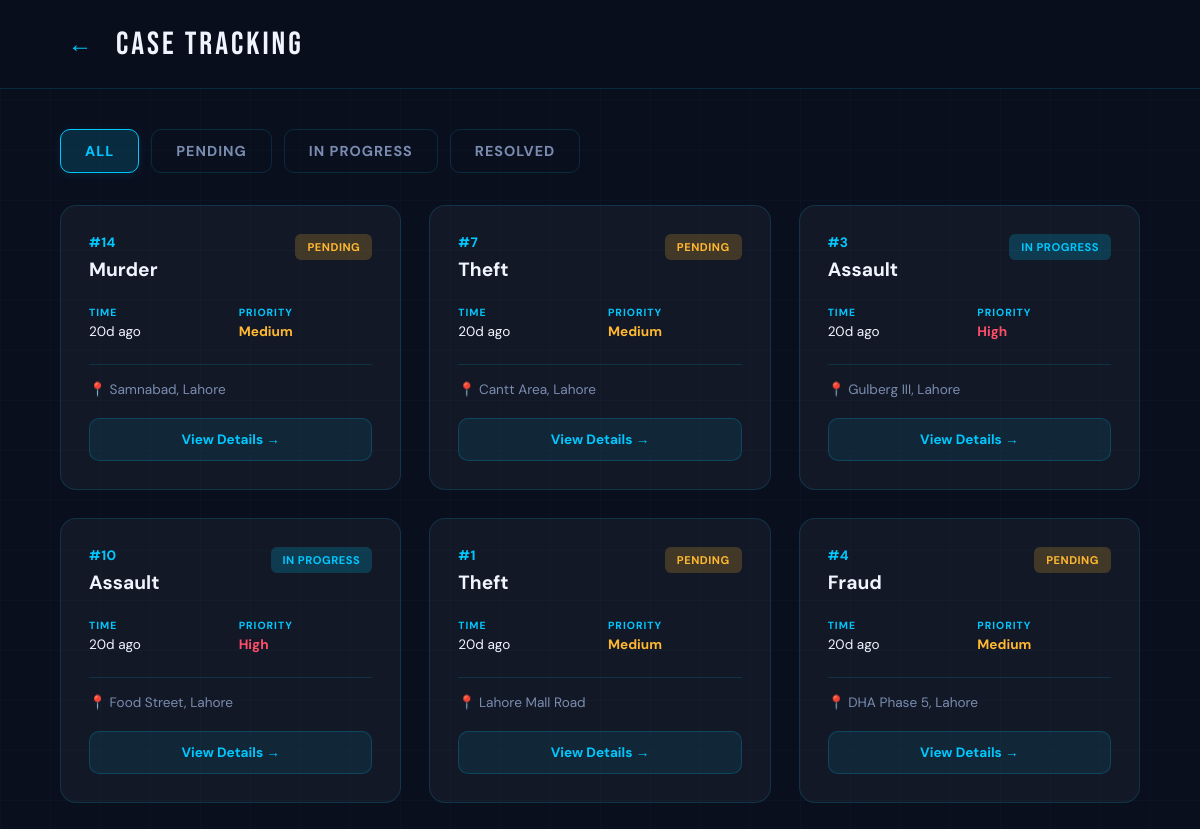
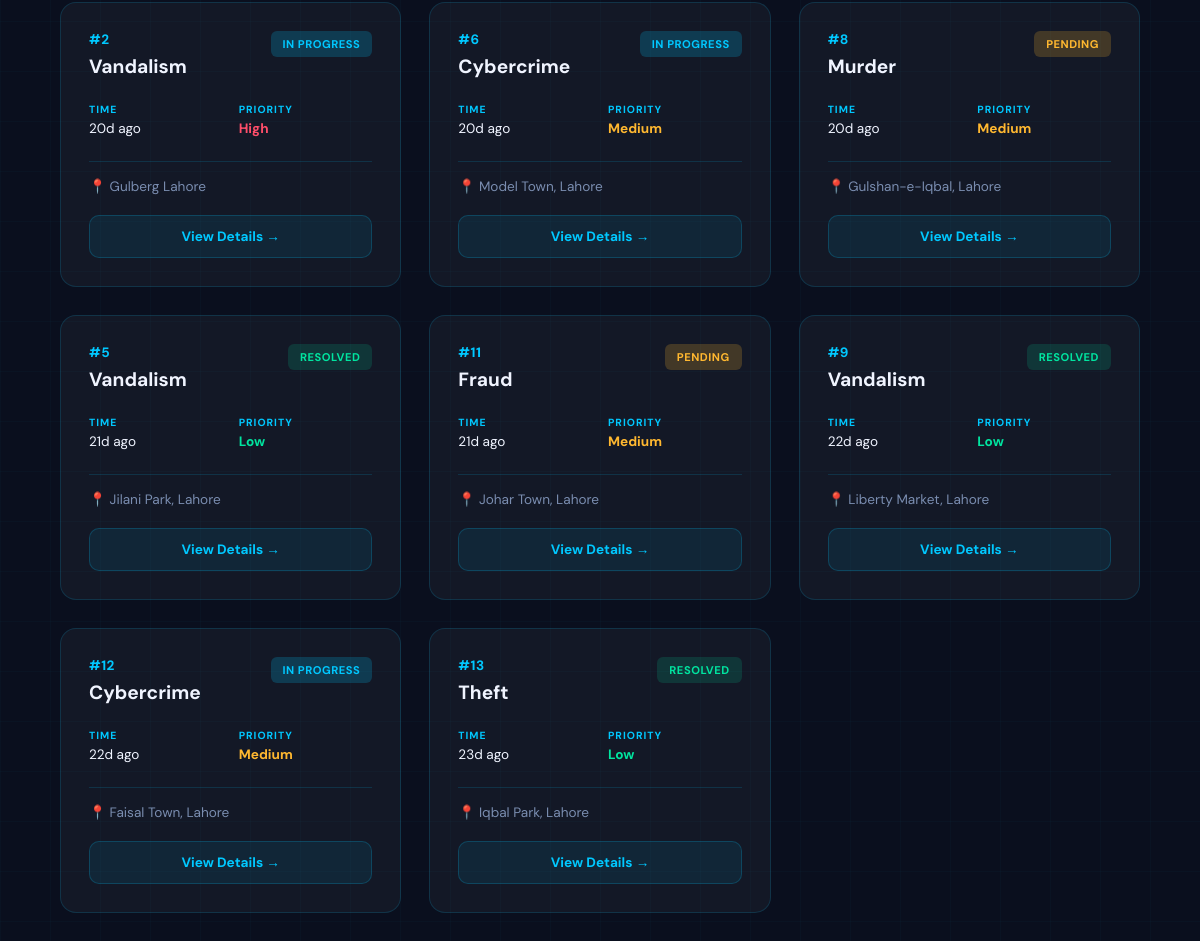
The app's page /case_tracking with its own data (2 pictures, top to bottom).
### tables this page shows
CREATE TABLE Cases (
    case_id INTEGER PRIMARY KEY AUTOINCREMENT,
    complaint_id INTEGER UNIQUE,
    assigned_police_id INTEGER,
    assigned_detective_id INTEGER,
    assigned_volunteer_id INTEGER,
    priority TEXT DEFAULT 'Medium' CHECK(priority IN ('High','Medium','Low')),
    notes TEXT,
    last_updated DATETIME DEFAULT CURRENT_TIMESTAMP,

    FOREIGN KEY (complaint_id) REFERENCES Complaints(complaint_id),
    FOREIGN KEY (assigned_police_id) REFERENCES AuthorizedPersonnel(personnel_id),
    FOREIGN KEY (assigned_detective_id) REFERENCES AuthorizedPersonnel(personnel_id),
    FOREIGN KEY (assigned_volunteer_id) REFERENCES Citizens(citizen_id)
);

CREATE TABLE Complaints (
    complaint_id INTEGER PRIMARY KEY AUTOINCREMENT,
    user_id INTEGER,
    category_id INTEGER,
    description TEXT NOT NULL,
    location TEXT NOT NULL,
    status TEXT DEFAULT 'Pending' CHECK(status IN ('Pending','In Progress','Resolved')),
    created_at DATETIME DEFAULT CURRENT_TIMESTAMP,

    FOREIGN KEY (user_id) REFERENCES Citizens(citizen_id),
    FOREIGN KEY (category_id) REFERENCES CrimeCategories(category_id)
);

CREATE TABLE CrimeCategories (
    category_id INTEGER PRIMARY KEY AUTOINCREMENT,
    name TEXT UNIQUE NOT NULL
);

### app.py (the view)
@app.route('/case_tracking')
@app.route('/case_tracking/<filter_type>')
def case_tracking(filter_type=None):
    db = get_db_connection()
    if filter_type == 'high_priority':
        cases = db.execute('''
            SELECT c.complaint_id, cc.name as category_name, c.location, c.status,
                   cs.priority, c.created_at
            FROM Complaints c
            JOIN CrimeCategories cc ON c.category_id = cc.category_id
            JOIN Cases cs ON c.complaint_id = cs.complaint_id
            WHERE cs.priority = 'High'
            ORDER BY c.created_at DESC
        ''').fetchall()
    else:
        cases = db.execute('''
            SELECT c.complaint_id, cc.name as category_name, c.location, c.status,
                   cs.priority, c.created_at
            FROM Complaints c
            JOIN CrimeCategories cc ON c.category_id = cc.category_id
            LEFT JOIN Cases cs ON c.complaint_id = cs.complaint_id
            ORDER BY c.created_at DESC
        ''').fetchall()
    all_cases = []
    for c in cases:
        all_cases.append({
            'complaint_id': c['complaint_id'],
            'category_name': c['category_name'],
            'location': c['location'],
            'status': c['status'],
            'priority': c['priority'] if c['priority'] else 'Medium',
            'time_ago': time_ago(c['created_at'])
        })
    db.close()
    return render_template('case_tracking.html', cases=all_cases, filter_type=filter_type)

### app.py (called while the page is built)
def get_db_connection():
    conn = sqlite3.connect(DATABASE)
    conn.row_factory = sqlite3.Row
    return conn

def time_ago(dt_str):
    if not dt_str:
        return ''
    dt = datetime.strptime(dt_str, '%Y-%m-%d %H:%M:%S')
    now = datetime.utcnow()
    diff = now - dt
    minutes = int(diff.total_seconds() // 60)
    if minutes < 1:
        return 'Just now'
    elif minutes < 60:
        return f'{minutes}m ago'
    elif minutes < 1440:
        return f'{minutes // 60}h ago'
    else:
        return f'{minutes // 1440}d ago'

### templates/case_tracking.html (shortened to what this page needs)
<!DOCTYPE html>
<html lang="en">
<head>
</head>
<body>
  <div class="app-container">
    <div class="header">
      <button class="back-btn" onclick="window.history.back()">←</button>
      <div class="header-title">CASE TRACKING</div>
    </div>
    <div class="app-content">
      <div class="content">
        <div class="filter-tabs">
          <button class="filter-tab active" onclick="filterCases(this,'all')">All</button>
          <button class="filter-tab" onclick="filterCases(this,'Pending')">Pending</button>
          <button class="filter-tab" onclick="filterCases(this,'In Progress')">In Progress</button>
          <button class="filter-tab" onclick="filterCases(this,'Resolved')">Resolved</button>
        </div>
        <div id="caseList" class="cases-grid">
          {% for c in cases %}
          <div class="case-card" data-status="{{ c.status }}">
            <div class="case-top">
              <div>
                <div class="case-num">#{{ c.complaint_id }}</div>
                <div class="case-type">{{ c.category_name }}</div>
              </div>
              <span class="case-status {% if c.status == 'Pending' %}cs-pending{% elif c.status == 'In Progress' %}cs-progress{% else %}cs-resolved{% endif %}">{{ c.status }}</span>
            </div>
            <div class="case-meta">
              <div>
                <div class="meta-label">Time</div>
                <div>{{ c.time_ago }}</div>
              </div>
              <div>
                <div class="meta-label">Priority</div>
                <div class="{% if c.priority == 'High' %}pr-high{% elif c.priority == 'Medium' %}pr-med{% else %}pr-low{% endif %}">{{ c.priority if c.priority else 'Medium' }}</div>
              </div>
            </div>
            <div class="case-loc">📍 {{ c.location }}</div>
              <a href="/case_detail/{{ c.complaint_id }}{% if viewer_role == 'police' %}?assigned=1{% elif viewer_role == 'detective' %}?detective=1{% endif %}" class="view-btn">View Details →</a>
          </div>
          {% else %}
          <div class="empty-state">
            <div style="font-size:2.5rem;margin-bottom:16px;">📋</div>
            No cases found<br>
            <span style="font-size:0.8rem;opacity:0.7;">Your reported cases will appear here</span>
          </div>
          {% endfor %}
        </div>
      </div>
    </div>
  </div>
</body>
</html>

### records on screen
Cases: complaint_id "14", category_name "Murder", status "PENDING", time_ago "20d ago", priority "Medium", location "Samnabad, Lahore"
Cases: complaint_id "7", category_name "Theft", status "PENDING", time_ago "20d ago", priority "Medium", location "Cantt Area, Lahore"
Cases: complaint_id "3", category_name "Assault", status "IN PROGRESS", time_ago "20d ago", priority "High", location "Gulberg III, Lahore"
Cases: complaint_id "10", category_name "Assault", status "IN PROGRESS", time_ago "20d ago", priority "High", location "Food Street, Lahore"
Cases: complaint_id "1", category_name "Theft", status "PENDING", time_ago "20d ago", priority "Medium", location "Lahore Mall Road"
Cases: complaint_id "4", category_name "Fraud", status "PENDING", time_ago "20d ago", priority "Medium", location "DHA Phase 5, Lahore"
Cases: complaint_id "2", category_name "Vandalism", status "IN PROGRESS", time_ago "20d ago", priority "High", location "Gulberg Lahore"
Cases: complaint_id "6", category_name "Cybercrime", status "IN PROGRESS", time_ago "20d ago", priority "Medium", location "Model Town, Lahore"
Cases: complaint_id "8", category_name "Murder", status "PENDING", time_ago "20d ago", priority "Medium", location "Gulshan-e-Iqbal, Lahore"
Cases: complaint_id "5", category_name "Vandalism", status "RESOLVED", time_ago "21d ago", priority "Low", location "Jilani Park, Lahore"
Cases: complaint_id "11", category_name "Fraud", status "PENDING", time_ago "21d ago", priority "Medium", location "Johar Town, Lahore"
Cases: complaint_id "9", category_name "Vandalism", status "RESOLVED", time_ago "22d ago", priority "Low", location "Liberty Market, Lahore"
Cases: complaint_id "12", category_name "Cybercrime", status "IN PROGRESS", time_ago "22d ago", priority "Medium", location "Faisal Town, Lahore"
Cases: complaint_id "13", category_name "Theft", status "RESOLVED", time_ago "23d ago", priority "Low", location "Iqbal Park, Lahore"
